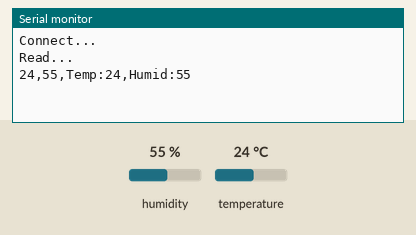
A sketch run on a simulated ESP8266 (NodeMCU). Parts: the last lines printed to the serial monitor. Wiring (inferred from the names in the program): DHT11 sensor: data GPIO 14. Inputs (shaded band) come from the test bench; at power-on: humidity 55 %, temperature 24 °C. WiFi joins after 1.5 s; servers stay silent unless stated.

Above: at 3.7 s.
3.8 s: humidity set to 22 %
11.4 s: temperature set to 12 °C
At 12.89 s:
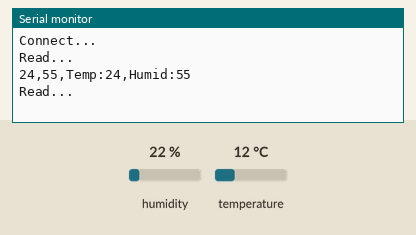
19.0 s: humidity set to 40 %
At 24.0 s:
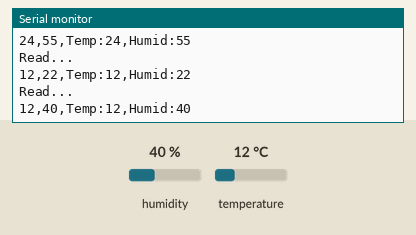

Measured:
- after the input at 19.0 s, the serial monitor: prints a new line after 4.2 s (image 2)

The sketch:

DHT11IFTTT.ino
```cpp
#include <ESP8266WiFi.h>
#include "AnotherIFTTTWebhook.h"

#define DHT11PIN 14

void setup() {
  Serial.begin(74880);
  delay(1000);

  WiFi.begin("wevo","dong0309");
  while(1)
  {
    if(WiFi.status()!=WL_CONNECTED)delay(500);
    else break;
  }
  Serial.printf("Connect...\r\n");
}

int readDHT11(int *readTemp, int* readHumid){
  int dt[82]={0,};
  //phase 1.
  digitalWrite(DHT11PIN,1);
  pinMode(DHT11PIN,OUTPUT);
  delay(1);
  digitalWrite(DHT11PIN,0);
  delay(20);
  pinMode(DHT11PIN, INPUT_PULLUP);

  while(1)
    if(digitalRead(DHT11PIN)==1)break;
  //Dataline '1'
  while(1)
    if(digitalRead(DHT11PIN)==0)break;

  //phase 2~ phase3
  int cnt=0;
  for(cnt=0;cnt<41;cnt++){
    dt[cnt*2]=micros();
    while(1)
      if(digitalRead(DHT11PIN)==1)break;
    dt[cnt*2]=micros()-dt[cnt*2];

    dt[cnt*2+1]=micros();
    while(1)
      if(digitalRead(DHT11PIN)==0)break;
    dt[cnt*2+1]=micros()-dt[cnt*2+1];
  }
  //phase 4.

  //{cnt==0 dt[cnt*2], dt[cnt*2+1] ==>phase 2. 80 us, 80us}.....
  *readHumid=0;
  *readTemp=0;
  for(cnt=1;cnt<9;cnt++)//Humid
  {
    *readHumid=*readHumid<<1;
    if(dt[cnt*2+1]>49)//->'1'
    {
      *readHumid=*readHumid+1;
    }
    else//->'0'
    {
      *readHumid=*readHumid+0;
    }
    //Serial.printf("cnt:%d,dt=[%d,%d]\r\n",cnt,dt[cnt*2],dt[cnt*2+1]);
  }
  for(cnt=17;cnt<25;cnt++)//Temp
  {
    *readTemp=*readTemp<<1;
    if(dt[cnt*2+1]>49)//->'1'
    {
      *readTemp=*readTemp+1;
    }
    else//->'0'
    {
      *readTemp=*readTemp+0;
    }
    //Serial.printf("cnt:%d,dt=[%d,%d]\r\n",cnt,dt[cnt*2],dt[cnt*2+1]);
  }
  //Serial.printf("Temp:%d\r\n",*readTemp);
  //Serial.printf("Humidity:%d\r\n",*readHumid);
  return 1;
}

void loop() {
  int readTemp;
  int readHumid;
  Serial.printf("Read...\r\n");
  readDHT11(&readTemp,&readHumid);
  char temp[80];
  char Humid[80];
  snprintf(temp,sizeof(temp),"%d",readTemp);
  snprintf(Humid,sizeof(Humid),"%d",readHumid);
  send_webhook("DHT11","UcPz9g7rwDoG2lkJAiBLX",temp,Humid,"");
  Serial.printf("%s,%s,Temp:%d,Humid:%d\r\n",temp,Humid,readTemp,readHumid);
  delay(10000);
}
```
